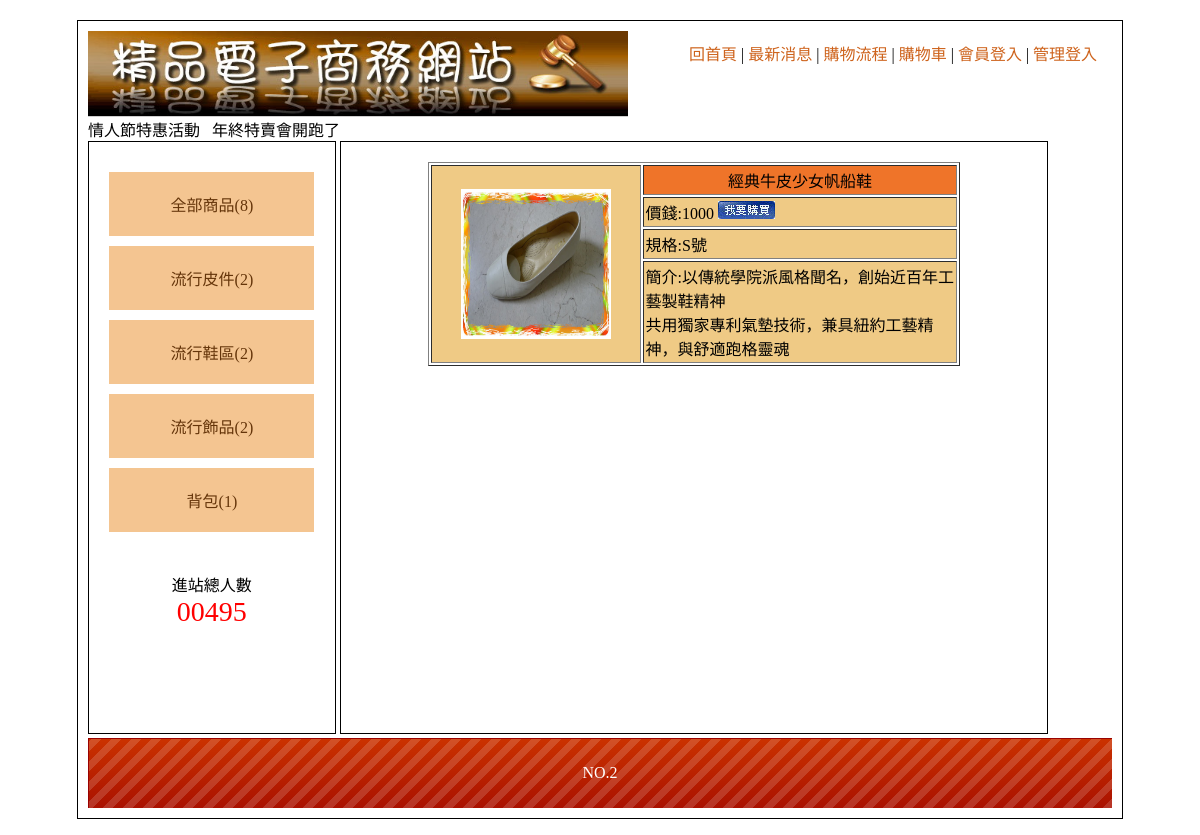
Page /index.php?do=item&item2=3 on the committed database.
### tables this page shows
CREATE TABLE `item1` (
  `item1_seq` int(10) UNSIGNED NOT NULL,
  `item1_txt` text NOT NULL
);

CREATE TABLE `item3` (
  `item3_seq` int(10) UNSIGNED NOT NULL,
  `item3_txt` text NOT NULL,
  `item3_price` int(10) NOT NULL,
  `item3_type` text NOT NULL,
  `item3_howmuch` int(10) NOT NULL,
  `item3_img` text NOT NULL,
  `item3_con` text NOT NULL,
  `item3_i1` int(10) NOT NULL,
  `item3_i2` int(10) NOT NULL,
  `item3_display` int(2) NOT NULL
);

CREATE TABLE `bot` (
  `bot_seq` int(10) UNSIGNED NOT NULL,
  `bot_txt` text NOT NULL
);

### leftlist.php (the view, shortened to what this page needs)
<?php
$sql = "select * from item3";
$c1  = mysqli_query($link,$sql);
$row = mysqli_num_rows($c1);
$sql = "select * from item1";
$c1  = mysqli_query($link,$sql);
$c2  = mysqli_fetch_assoc($c1);
?>
<div class=""><a href="index.php?do=all">全部商品(<?=$row?>)</a></div>
<?php do{
        $sqll = "select * from item2 where item2_i1 = '".$c2["item1_seq"]."'";
        $cc1  = mysqli_query($link,$sqll);
        $row  = mysqli_num_rows($cc1);
    ?>
    <div class="mainmu"><a href="index.php?do=item&item1=<?=$c2['item1_seq']?>"><?=$c2["item1_txt"]?>(<?=$row?>)</a>
    </div>
<?php
}while($c2 = mysqli_fetch_assoc($c1))
 ?>

### index.php (shortened to what this page needs)
<!DOCTYPE html PUBLIC "-//W3C//DTD XHTML 1.0 Transitional//EN" "http://www.w3.org/TR/xhtml1/DTD/xhtml1-transitional.dtd">
<?php
include_once("head.php");
?><body>
	<div id="main" style="width:1024px;">
    	<div id="top">
        	<a href="index.php">
            	<img src="./home_files/0416.jpg" width="540">
            </a>
                        <div style="padding:10px;width:413px;float:right">
                <a href="?">回首頁</a> |
                <a href="?do=news">最新消息</a> |
                <a href="?do=look">購物流程</a> |
                <a href="?do=buycar">購物車</a> |
                <?php if(!empty($_SESSION["consumer"])){
                        echo "<a href='logout.php'>登出 </a>"."|";
                }else{ ?>
                                <a href="?do=login">會員登入</a> | <?php } ?>
                                <a href="?do=adminlog">管理登入</a>
           </div>
                <marquee>情人節特惠活動 &nbsp; 年終特賣會開跑了   </marquee>      </div>
        <div id="left" class="ct" style="overflow:auto;">
        	<div style="min-height:400px;">
                        <?php include_once("leftlist.php");?>
        	            </div>
                        <span>
            	<div>進站總人數</div>
                <div style="color:#f00; font-size:28px;">
                	00495                </div>
            </span>
                    </div>
        <div id="right" style="overflow:auto;">
                <?php include_once($dolist[$do]); ?>
        	        </div>
                        <?php
					$sql = "select * from bot";
					$c1  = mysqli_query($link,$sql);
					$c2  = mysqli_fetch_assoc($c1);
					?>
	<div  style="line-height:70px; color:#FFF; background:url(icon/bot.png);" class="ct">
        <?=$c2["bot_txt"]?>   </div>
    </div>
</body></html>

### indexitem.php
<?php
if(!empty($_GET["item1"])){
    $sql = "select * from item3 where item3_display = '1' and item3_i1 = '".$_GET["item1"]."'";
    $c1  = mysqli_query($link,$sql);
    $c2  = mysqli_fetch_assoc($c1);
    $row = mysqli_num_rows($c1);
}else if(!empty($_GET["item2"])){
    $sql = "select * from item3 where item3_display = '1' and item3_i2 = '".$_GET["item2"]."'";
    $c1  = mysqli_query($link,$sql);
    $c2  = mysqli_fetch_assoc($c1);
    $row = mysqli_num_rows($c1);
}
?>
<div style="overflow:auto;" >
<?php
if($row >= 1){
    do{ ?>
<table width="80%" border="1" cellspacing="2" cellpadding="2" align="center">
  <tr>
    <td width="40%" rowspan="4" align="center" valign="middle" class="pp"><a href='index.php?do=itemdata&seq=<?=$c2["item3_seq"]?>'><img src="img/<?=$c2["item3_img"]?>" width="150" height="150"></a></td>
    <td align="center" valign="middle" class="tt"><?=$c2["item3_txt"]?></td>
  </tr>
  <tr>
    <td align="left" valign="middle" class="pp">價錢:<?=$c2["item3_price"]?> <a href='buyapi.php?seq=<?=$c2["item3_seq"]?>'><img src='img/0402.jpg'></a></td>
  </tr>
  <tr>
    <td align="left" valign="middle" class="pp">規格:<?=$c2["item3_type"]?></td>
  </tr>
  <tr>
    <td align="left" valign="middle" class="pp">簡介:<?=nl2br($c2["item3_con"])?></td>
  </tr>
</table>
<?php }while($c2  = mysqli_fetch_assoc($c1));
    }else{ echo "此區無商品哦！"; } ?>
</div>

### home_files/css.css (style rules this page uses)
body { font-family:"微軟正黑體"; }
#main { width:1034px; padding:10px; margin:20px auto 20px auto; border:#000 solid 1px; min-height:768px; }
#top a { color:#CE631C; text-decoration:none; }
#left { display:inline-block; width:20%; padding:2%; height:550px; vertical-align:top; border:#000 1px solid; overflow:scroll; }
#left a { display:block; padding:20px 5px 20px 5px; text-decoration:none; background:#F4C591; margin:10px auto 10px auto; color:#65350A; }
.ct { text-align:center; }
#right { display:inline-block; width:65%; padding:2%; height:550px; border:#000 1px solid; overflow:scroll; }
.tt { background:#EF7429; }
.pp { background:#EFCA85; }

### rows in the picture
item1: item1_txt "流行皮件", row "2"
item1: item1_txt "流行鞋區", row "2"
item1: item1_txt "流行飾品", row "2"
item1: item1_txt "背包", row "1"
item3: item3_img (picture), item3_txt "經典牛皮少女帆船鞋", item3_price "1000", item3_type "S號", item3_con "以傳統學院派風格聞名，創始近百年工藝製鞋精神 共用獨家專利氣墊技術，兼具紐約工藝精神，與舒適跑格靈魂"
bot: bot_txt "NO.2"

### other values in the picture
$row "8"
